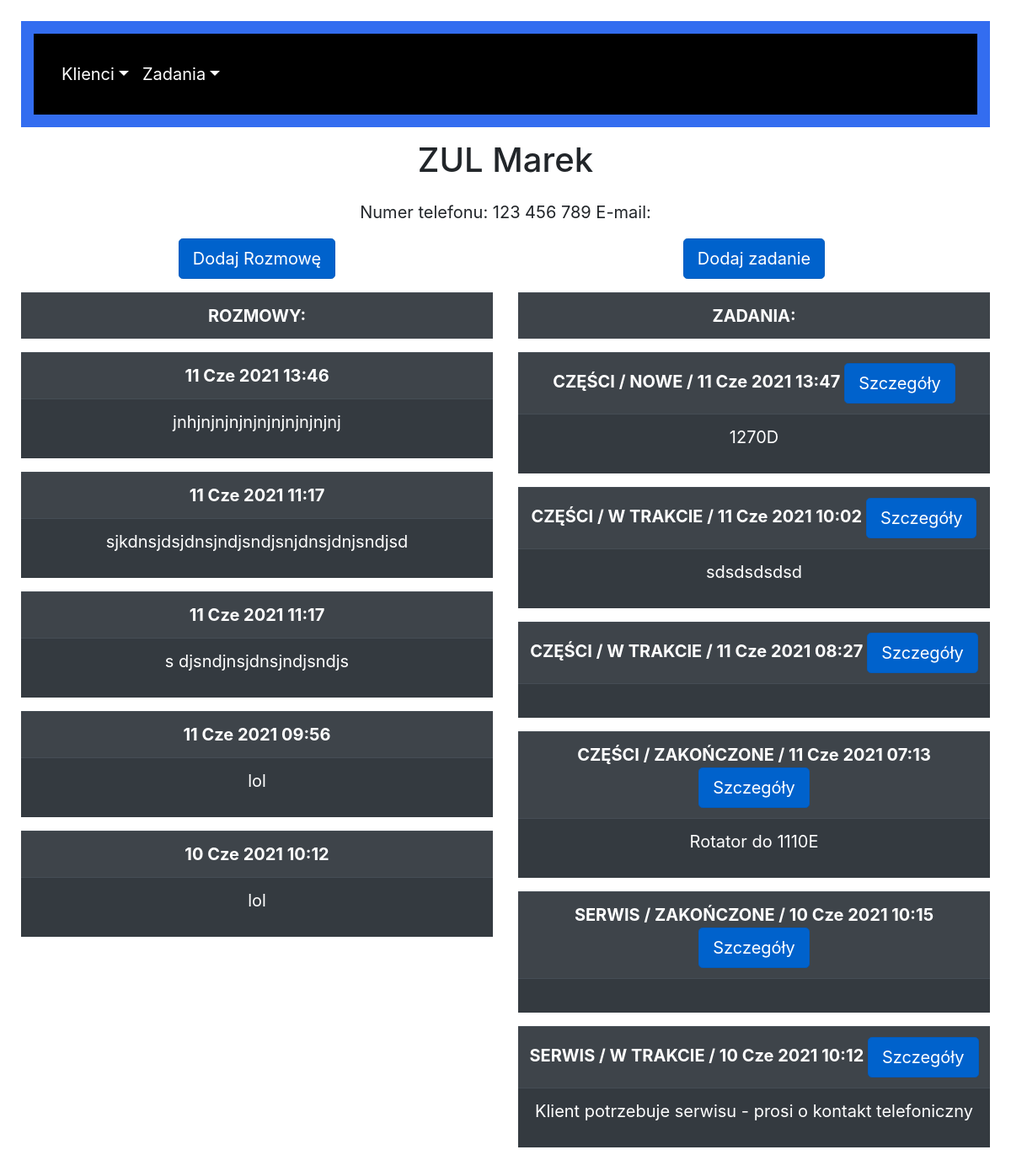
Page /client_details/1 on the committed database.
### crm/models.py (models this page shows, shortened)
class Client(models.Model):
    name = models.CharField(max_length=200, verbose_name='Nazwa')
    vat_number = models.CharField(max_length=13, verbose_name='NIP')
    contact_person = models.CharField(max_length=30, verbose_name='Osoba kontaktowa')
    phone_number = models.CharField(max_length=11, verbose_name='Numer telefonu')
    e_mail = models.EmailField(blank=True, verbose_name='Adres e-mail')
    comments = models.CharField(max_length=500, blank=True, verbose_name='Komentarz')
    vip = models.BooleanField()
    date = models.DateTimeField(default=timezone.now)

class PhoneCall(models.Model):
    client = models.ForeignKey(Client, on_delete=models.CASCADE)
    date = models.DateTimeField(default=timezone.now)
    comment = models.TextField(max_length=1000, verbose_name='Przebieg rozmowy')
    owner = models.ForeignKey(User, on_delete=models.CASCADE, null=True)
    date_next_call = models.DateTimeField(name="Planowana data kolejnej rozmowy", null=True)

class Task(models.Model):
    TYPE = (
        ('SERWIS','SERWIS'),
        ('CZĘŚCI','CZĘŚCI'),
        ('MASZYNY','MASZYNY'),
    )
    STATUS = (
        ('NOWE', 'NOWE'),
        ('W TRAKCIE', 'W TRAKCIE'),
        ('ZAKOŃCZONE', 'ZAKOŃCZONE'),
    )
    type = models.CharField(max_length=100, choices=TYPE, verbose_name='Typ')
    name = models.CharField(max_length=200, verbose_name='Nazwa')
    date = models.DateTimeField(default=timezone.now)
    end_date = models.DateTimeField(null=True)
    client = models.ForeignKey(Client, on_delete=models.CASCADE)
    status = models.CharField(max_length=200, choices=STATUS, default='NOWE')
    comments = models.CharField(max_length=500, blank=True)
    success = models.BooleanField(null=True)
    owner = models.ForeignKey(User, on_delete=models.CASCADE, null=True)

### crm/views.py (the view)
# urls.py: path('client_details/<int:client_id>', views.client_details, name='client_details'),
def client_details(request, client_id):
    client = get_object_or_404(Client, id=client_id)
    phone_calls = client.phonecall_set.order_by('-date')
    tasks = client.task_set.order_by('-date')
    context = {'client': client, 'phone_calls':phone_calls, 'tasks': tasks}
    return render(request, 'crm/client_details.html', context)

### crm/templates/crm/client_details.html (shortened to what this page needs)
{% extends "crm/base.html" %}
{% block content %}
<h1> {{ client.name }} </h1>
<p>Numer telefonu: {{ client.phone_number }} E-mail: {{ client.e_mail }}</p>
<div class="row">
    <div class="col-md-6">
        <table class="table table-dark table-striped">
            <a href="{% url 'crm:phone_call' client.id %}" class="btn btn-primary btn-lg active" role="button" aria-pressed="true">Dodaj Rozmowę</a>
            <tr><th>ROZMOWY:</th></tr>
        </table>
{% for phone_call in phone_calls %}
         <table class="table table-dark table-striped">
             <tr><th>{{ phone_call.date|date:'d M Y H:i'  }}</th></tr>
             <tr><td>{{ phone_call.comment|linebreaks }}</td></tr>
         </table>
{% endfor %}
    </div>
    <div class="col-6">
        <table class="table table-dark table-striped">
            <a href="{% url 'crm:new_task' client.id %}" class="btn btn-primary btn-lg active" role="button" aria-pressed="true">Dodaj zadanie</a>
            <tr><th>ZADANIA:</th></tr>
        </table>
{% for task in tasks %}
        <table class="table table-dark table-striped">
             <tr><th>{{ task.type  }}  /  {{ task.status  }}  /  {{ task.date|date:'d M Y H:i'  }} <a href="{% url 'crm:task_progress' task.id %}" class="btn btn-primary btn-lg active" role="button" aria-pressed="true">Szczegóły</button></th></tr>
             <tr><td>{{ task.comments|linebreaks }}</td></tr>
         </table>
{% endfor %}
    </div>
</div>
{% endblock content %}

### crm/static/css/style.css (style rules this page uses)
body { text-align: center; margin-top: 25px; margin-bottom: 25px; margin-left: 25px; margin-right: 25px; font-size: 20px; }
a { color: #ffff; }
h1 { padding: 15px; }

### rows in the picture
Client: name "ZUL Marek", phone_number "123 456 789"
PhoneCall: date "11 Cze 2021 13:46", comment "jnhjnjnjnjnjnjnjnjnjnjnj"
PhoneCall: date "11 Cze 2021 11:17", comment "sjkdnsjdsjdnsjndjsndjsnjdnsjdnjsndjsd"
PhoneCall: date "11 Cze 2021 11:17", comment "s djsndjnsjdnsjndjsndjs"
PhoneCall: date "11 Cze 2021 09:56", comment "lol"
PhoneCall: date "10 Cze 2021 10:12", comment "lol"
Task: type "CZĘŚCI", status "NOWE", date "11 Cze 2021 13:47", comments "1270D"
Task: type "CZĘŚCI", status "W TRAKCIE", date "11 Cze 2021 10:02", comments "sdsdsdsdsd"
Task: type "CZĘŚCI", status "W TRAKCIE", date "11 Cze 2021 08:27"
Task: type "CZĘŚCI", status "ZAKOŃCZONE", date "11 Cze 2021 07:13", comments "Rotator do 1110E"
Task: type "SERWIS", status "ZAKOŃCZONE", date "10 Cze 2021 10:15"
Task: type "SERWIS", status "W TRAKCIE", date "10 Cze 2021 10:12", comments "Klient potrzebuje serwisu - prosi o kontakt telefoniczny"
